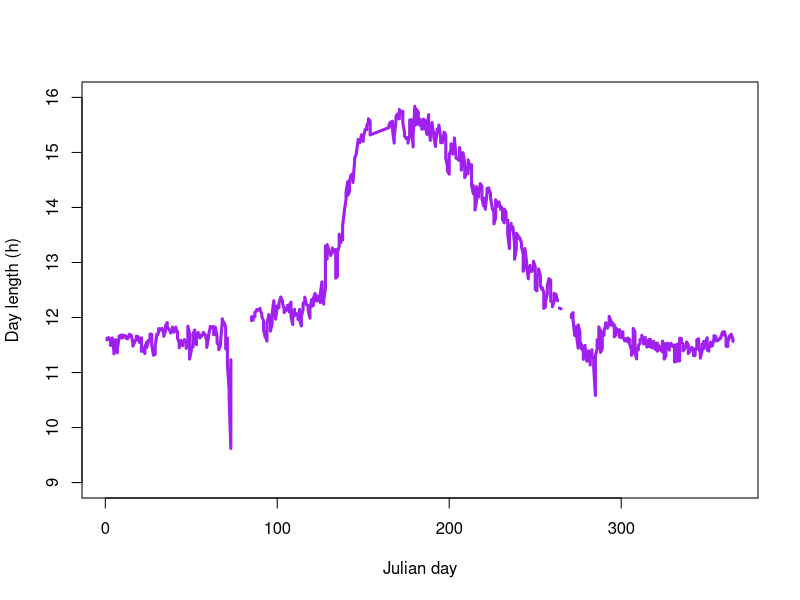

The R script that drew this image: (Note: this script raises an error after producing the figure.)
# Preliminary script for reading in geolocator data and extracting daylengths
# based on date and latitude

library(lubridate)
library(geosphere)

d = read.csv('data/file-178761964.csv', stringsAsFactors = F, header = T)
d$date = as.POSIXct(strptime(d$timestamp, format = "%m/%d/%y %H:%M"))
d$jd = yday(d$date)
daylengths = c()
for (i in 1:nrow(d)) {
  daylengths = c(daylengths, daylength(d$location.lat[i], d$jd[i]))
}
d$daylength = daylengths

# annual photoperiod for 44 deg N
dl44N = daylength(43.9, 1:365)
dl11N = daylength(11.5, 1:365)

plotDaylength = function(data, individual, new = TRUE, ...) {
  temp = subset(d, individual.local.identifier == individual)
  temp = temp[order(temp$jd, decreasing = F),]
  if(new) {
    plot(temp$jd, temp$daylength, type = 'l', xlab = "Julian day", ylab = "Day length (h)", ...)
  } else {
    points(temp$jd, temp$daylength, type = 'l', ...)
  }
}

plotDaylength(d, "A", new = T, col = 'purple', lwd = 3, ylim = c(9,16))
points(1:365, dl40N, type = 'l', col = 'gray50', lty = 'dashed', lwd = 5)
points(1:365, dl11N, type = 'l', col = 'gray80', lty = 'dotted', lwd = 7)
legend("topleft", c('Blackpoll warbler', '43.9 N', '11.5 N'), lwd = c(3, 5, 7), 
       col = c('purple', 'gray50', 'gray80'), lty = c('solid', 'dashed', 'dotted'))
